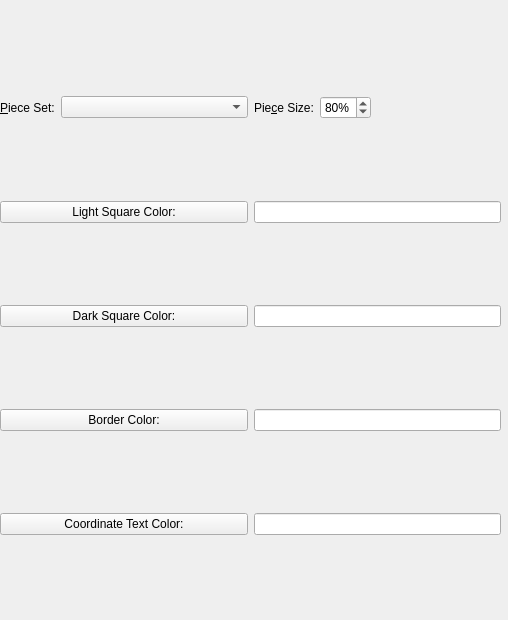
<?xml version="1.0" encoding="UTF-8"?>
<ui version="4.0">
 <class>BoardSettingsWidget</class>
 <widget class="QWidget" name="BoardSettingsWidget">
  <property name="geometry">
   <rect>
    <x>0</x>
    <y>0</y>
    <width>508</width>
    <height>620</height>
   </rect>
  </property>
  <property name="windowTitle">
   <string>Form</string>
  </property>
  <widget class="QWidget" name="layoutWidget">
   <property name="geometry">
    <rect>
     <x>0</x>
     <y>20</y>
     <width>501</width>
     <height>591</height>
    </rect>
   </property>
   <layout class="QVBoxLayout" name="m_viewerLayout">
    <item>
     <layout class="QHBoxLayout" name="horizontalLayout">
      <property name="sizeConstraint">
       <enum>QLayout::SetDefaultConstraint</enum>
      </property>
      <item>
       <layout class="QHBoxLayout" name="horizontalLayout_8">
        <item>
         <widget class="QLabel" name="m_pieceSetLabel">
          <property name="sizePolicy">
           <sizepolicy hsizetype="Minimum" vsizetype="Preferred">
            <horstretch>0</horstretch>
            <verstretch>0</verstretch>
           </sizepolicy>
          </property>
          <property name="text">
           <string>&amp;Piece Set:</string>
          </property>
          <property name="buddy">
           <cstring>m_pieceSetCombo</cstring>
          </property>
         </widget>
        </item>
        <item>
         <widget class="QComboBox" name="m_pieceSetCombo">
          <property name="sizePolicy">
           <sizepolicy hsizetype="MinimumExpanding" vsizetype="Fixed">
            <horstretch>0</horstretch>
            <verstretch>0</verstretch>
           </sizepolicy>
          </property>
         </widget>
        </item>
       </layout>
      </item>
      <item>
       <layout class="QHBoxLayout" name="horizontalLayout_6">
        <item>
         <widget class="QLabel" name="m_pieceSizeLabel">
          <property name="toolTip">
           <string>Size of the pieces in relation to the squares</string>
          </property>
          <property name="text">
           <string>Pie&amp;ce Size:</string>
          </property>
          <property name="buddy">
           <cstring>m_pieceSizeSpin</cstring>
          </property>
         </widget>
        </item>
        <item>
         <widget class="QSpinBox" name="m_pieceSizeSpin">
          <property name="suffix">
           <string>%</string>
          </property>
          <property name="minimum">
           <number>65</number>
          </property>
          <property name="maximum">
           <number>99</number>
          </property>
          <property name="value">
           <number>80</number>
          </property>
         </widget>
        </item>
        <item>
         <spacer name="horizontalSpacer">
          <property name="orientation">
           <enum>Qt::Horizontal</enum>
          </property>
          <property name="sizeHint" stdset="0">
           <size>
            <width>40</width>
            <height>20</height>
           </size>
          </property>
         </spacer>
        </item>
       </layout>
      </item>
     </layout>
    </item>
    <item>
     <layout class="QHBoxLayout" name="horizontalLayout_2">
      <property name="sizeConstraint">
       <enum>QLayout::SetDefaultConstraint</enum>
      </property>
      <item>
       <widget class="QPushButton" name="m_lightSquareColorBtn">
        <property name="text">
         <string>Light Square Color:</string>
        </property>
       </widget>
      </item>
      <item>
       <widget class="QLineEdit" name="m_lightSquareColorEdit">
        <property name="sizePolicy">
         <sizepolicy hsizetype="Preferred" vsizetype="Fixed">
          <horstretch>0</horstretch>
          <verstretch>0</verstretch>
         </sizepolicy>
        </property>
        <property name="maxLength">
         <number>30</number>
        </property>
       </widget>
      </item>
     </layout>
    </item>
    <item>
     <layout class="QHBoxLayout" name="horizontalLayout_3">
      <property name="sizeConstraint">
       <enum>QLayout::SetDefaultConstraint</enum>
      </property>
      <item>
       <widget class="QPushButton" name="m_darkSquareColorBtn">
        <property name="text">
         <string>Dark Square Color:</string>
        </property>
       </widget>
      </item>
      <item>
       <widget class="QLineEdit" name="m_darkSquareColorEdit">
        <property name="sizePolicy">
         <sizepolicy hsizetype="Preferred" vsizetype="Fixed">
          <horstretch>0</horstretch>
          <verstretch>0</verstretch>
         </sizepolicy>
        </property>
        <property name="maxLength">
         <number>30</number>
        </property>
       </widget>
      </item>
     </layout>
    </item>
    <item>
     <layout class="QHBoxLayout" name="horizontalLayout_4">
      <property name="sizeConstraint">
       <enum>QLayout::SetDefaultConstraint</enum>
      </property>
      <item>
       <widget class="QPushButton" name="m_borderColorBtn">
        <property name="text">
         <string>Border Color:</string>
        </property>
       </widget>
      </item>
      <item>
       <widget class="QLineEdit" name="m_borderColorEdit">
        <property name="sizePolicy">
         <sizepolicy hsizetype="Preferred" vsizetype="Fixed">
          <horstretch>0</horstretch>
          <verstretch>0</verstretch>
         </sizepolicy>
        </property>
        <property name="maxLength">
         <number>30</number>
        </property>
       </widget>
      </item>
     </layout>
    </item>
    <item>
     <layout class="QHBoxLayout" name="horizontalLayout_5">
      <property name="sizeConstraint">
       <enum>QLayout::SetDefaultConstraint</enum>
      </property>
      <item>
       <widget class="QPushButton" name="m_coordTextColorBtn">
        <property name="text">
         <string>Coordinate Text Color:</string>
        </property>
       </widget>
      </item>
      <item>
       <widget class="QLineEdit" name="m_coordTextColorEdit">
        <property name="sizePolicy">
         <sizepolicy hsizetype="Preferred" vsizetype="Fixed">
          <horstretch>0</horstretch>
          <verstretch>0</verstretch>
         </sizepolicy>
        </property>
        <property name="maxLength">
         <number>30</number>
        </property>
       </widget>
      </item>
     </layout>
    </item>
   </layout>
  </widget>
 </widget>
 <tabstops>
  <tabstop>m_pieceSetCombo</tabstop>
  <tabstop>m_pieceSizeSpin</tabstop>
  <tabstop>m_lightSquareColorBtn</tabstop>
  <tabstop>m_lightSquareColorEdit</tabstop>
  <tabstop>m_darkSquareColorBtn</tabstop>
  <tabstop>m_darkSquareColorEdit</tabstop>
  <tabstop>m_borderColorBtn</tabstop>
  <tabstop>m_borderColorEdit</tabstop>
  <tabstop>m_coordTextColorBtn</tabstop>
  <tabstop>m_coordTextColorEdit</tabstop>
 </tabstops>
 <resources/>
 <connections/>
</ui>
